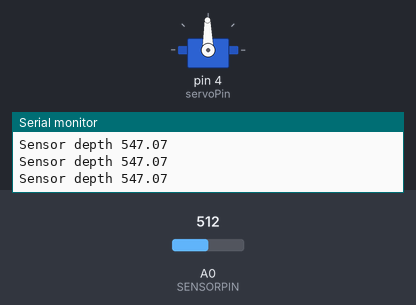
Recording of a sketch running on a simulated Arduino Uno, built with avr-gcc and run on an emulated ATmega328P. Shown: servo, the last lines printed to the serial monitor. The test bench sets the inputs (shaded band); at power-on: A0 (SENSORPIN) = 512.

Above: at 1.4 s.
1.5 s: A0 (SENSORPIN) set to 1005
At 2.15 s:
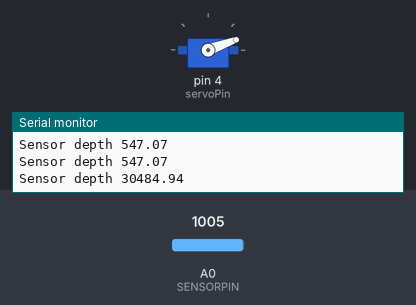
3.7 s: A0 (SENSORPIN) set to 1023
5.7 s: A0 (SENSORPIN) set to 716
At 6.25 s:
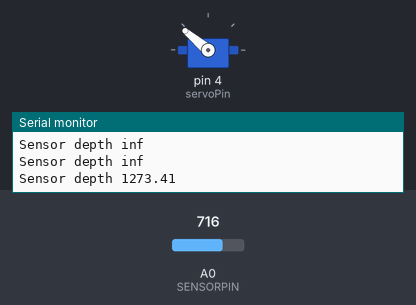
Timing chart, 0 to 8.7 s (numbered marks = the images above; inputs shaded):
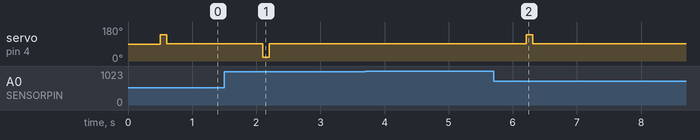

The sketch:

fullsystem2.0.ino
```cpp
#define SERIESRESISTOR 546  //actual value of resistor in circuit
#define SENSORPIN A0 //depth sensor connected here
//pinMode(9, OUTPUT);
#include <Servo.h> // calls the library that sees physical motors
int servoPin = 4; //links pin 4 on arduino
Servo myservo; //assigning
int angle = 0;//servi position in degrees void setup()
bool GateClosed = true; //Starting with gate closed

void setup()
{
  Serial.begin(9600);
  myservo.attach(servoPin);
}

void loop(void) {
while (true)
{
  float reading1 = analogRead(SENSORPIN);
  //Serial.print("Analog reading ");
  //Serial.println(reading1);
  // convert the value to resistance
  float reading2 = (1023 / reading1)-1  ;
  //Serial.print("reading2 ");
  //Serial.println(reading2);
  // convert value to inches using formula: y = 2430 - (569/3)x
  float reading3 = (SERIESRESISTOR / reading2);
  Serial.print("Sensor depth ");
  Serial.println(reading3);
  delay(500);


if(reading3 < 1900 ) //if reading is deeper than 5" open gate
  {
    if (GateClosed)//gate initially closed -> OPEN GATE
    {
      myservo.write(140);
      delay(100); //adjust length of time to open gate
      myservo.write(91); //stop motor
      GateClosed = false; // GATE IS OPEN
    }
    else
    {
      continue; //goes back to reading
    }

  }
else  // if reading is <= 5" close gate
  {
    if (GateClosed) // gate already is closed
    {
      continue;
    }
    else // CLOSE GATE
    {
      myservo.write(20);
      delay(100); //adjust length of time to close gate
      myservo.write(91); //stop motor
      GateClosed = true; //GATE IS CLOSED
    }
  }
}
}
```

Measured:
- after the input at 1.5 s, servo on pin 4 (servoPin): 91° → 20° after 0.60 s, → 91° 0.10 s later
- after the input at 5.7 s, servo on pin 4 (servoPin): 91° → 140° after 0.51 s, → 91° 0.10 s later
